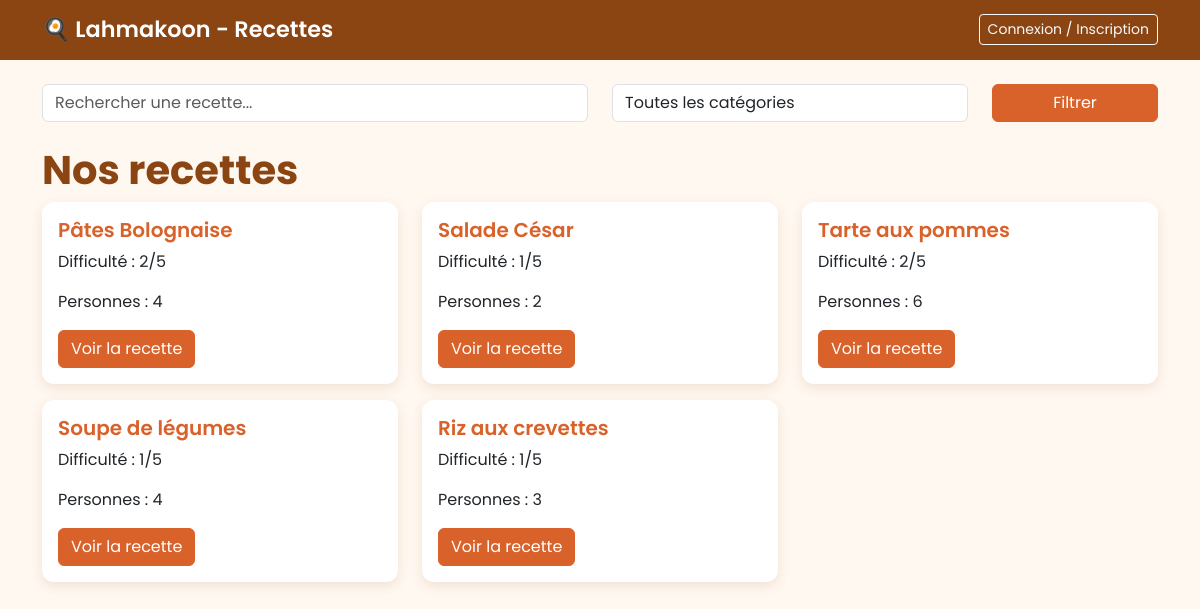
Page /projet/index.php on the earlier database version.
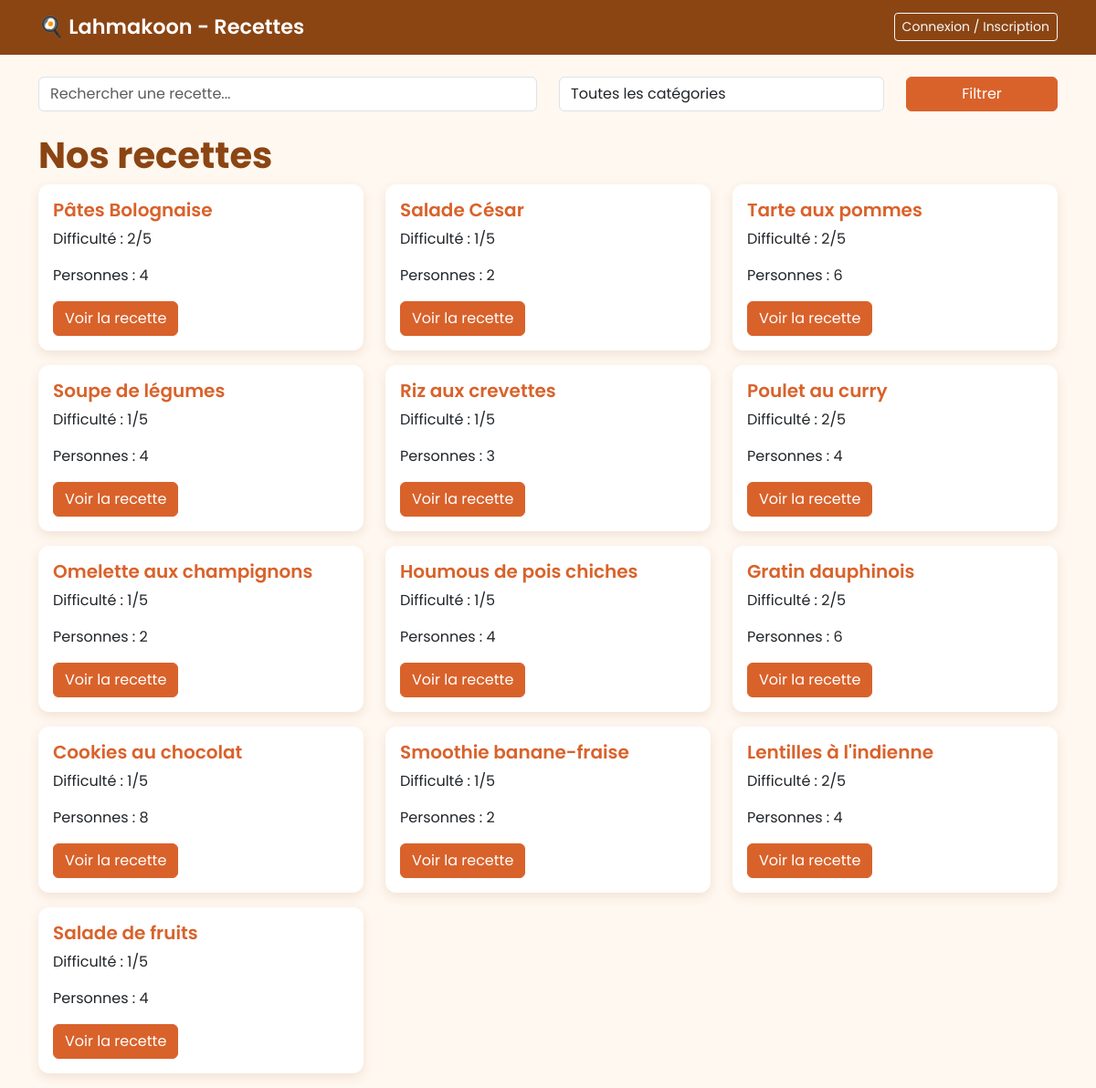
Same page on the later database version.
### tables this page shows
CREATE TABLE Recette
(
    r_id INTEGER PRIMARY KEY AUTO_INCREMENT,
    u_id INTEGER,
    c_id INTEGER,
    titre VARCHAR(128),
    descript TEXT,
    tps_prep INTEGER,
    tps_cuis INTEGER,
    nb_prsn INTEGER,
    diff INTEGER CHECK (diff BETWEEN 1 AND 5),

    FOREIGN KEY(u_id) REFERENCES Utilisateur(u_id),
    FOREIGN KEY(c_id) REFERENCES Categorie(c_id)
);

### projet/index.php (the view, shortened to what this page needs)
<?php
    require_once 'includes/connexion.php';
    $sql = 'SELECT r_id, titre, diff, nb_prsn FROM Recette WHERE 1=1';
    $params = [];
    $stmt = $pdo->prepare($sql);
    $stmt->execute($params);
    $recettes = $stmt->fetchAll();
?>
<!DOCTYPE html>
<html lang="fr">
<head>
    <link rel="stylesheet" href="https://cdn.jsdelivr.net/npm/bootstrap@5.3.0/dist/css/bootstrap.min.css">
    <link rel="stylesheet" href="assets/style.css">
</head>
<body>
    <?php require_once 'includes/navbar.php'; ?>
<div class="container mt-4">
    <form method="GET" action="index.php" class="row mb-4">
        <div class="col-md-6">
            <input type="text" name="recherche" class="form-control" placeholder="Rechercher une recette..." value="<?= htmlspecialchars($_GET['recherche'] ?? '') ?>">
        </div>
        <div class="col-md-4">
            <select name="categorie" class="form-control">
                <option value="">Toutes les catégories</option>
            </select>
        </div>
        <div class="col-md-2">
            <button type="submit" class="btn btn-primary w-100">Filtrer</button>
        </div>
    </form>
    <h1>Nos recettes</h1>
    <div class="row">
        <?php foreach ($recettes as $recette) : ?>
            <div class="col-md-4 mb-3">
                <div class="card">
                    <div class="card-body">
                        <h5 class="card-title"><?= htmlspecialchars($recette['titre']) ?></h5>
                        <p class="card-text">Difficulté : <?= $recette['diff'] ?>/5</p>
                        <p class="card-text">Personnes : <?= $recette['nb_prsn'] ?></p>
                        <a href="detail.php?id=<?= $recette['r_id'] ?>" class="btn btn-primary">Voir la recette</a>
                    </div>
                </div>
            </div>
        <?php endforeach; ?>
    </div>
</div>
</body>
</html>

### projet/includes/navbar.php
<nav class="navbar navbar-expand-lg navbar-dark bg-dark mb-4">
    <div class="container">
        <a class="navbar-brand" href="index.php">🍳 Lahmakoon - Recettes</a>
        <div class="ms-auto">
            <?php if (isset($_SESSION['u_id'])) : ?>
                <span class="text-white me-3">Connecté : <?= htmlspecialchars($_SESSION['email']) ?></span>
                <a href="ajouter.php" class="btn btn-success btn-sm me-2">+ Ajouter une recette</a>
                <a href="logout.php" class="btn btn-outline-light btn-sm">Déconnexion</a>
            <?php else : ?>
                <a href="auth.php" class="btn btn-outline-light btn-sm">Connexion / Inscription</a>
            <?php endif; ?>
        </div>
    </div>
</nav>

### projet/assets/style.css (style rules this page uses)
body { background-color: #FFF8F0; color: #3D2B1F; font-family: 'Poppins', sans-serif; }
.navbar { background-color: #8B4513 !important; }
.navbar-brand { font-weight: 600; font-size: 1.4rem; }
h1, h2, h3 { color: #8B4513; font-weight: 700; }
.card { border: none; border-radius: 12px; box-shadow: 0 4px 12px rgba(139, 69, 19, 0.12); transition: transform 0.2s ease, box-shadow 0.2s ease; }
.card-title { color: #D9622B; font-weight: 600; }
.btn-primary { background-color: #D9622B; border-color: #D9622B; }

Differences in the rows shown:
added recette: titre "Poulet au curry", diff "2", nb_prsn "4"
added recette: titre "Omelette aux champignons", diff "1", nb_prsn "2"
added recette: titre "Houmous de pois chiches", diff "1", nb_prsn "4"
added recette: titre "Gratin dauphinois", diff "2", nb_prsn "6"
added recette: titre "Cookies au chocolat", diff "1", nb_prsn "8"
added recette: titre "Smoothie banane-fraise", diff "1", nb_prsn "2"
added recette: titre "Lentilles à l'indienne", diff "2", nb_prsn "4"
added recette: titre "Salade de fruits", diff "1", nb_prsn "4"
